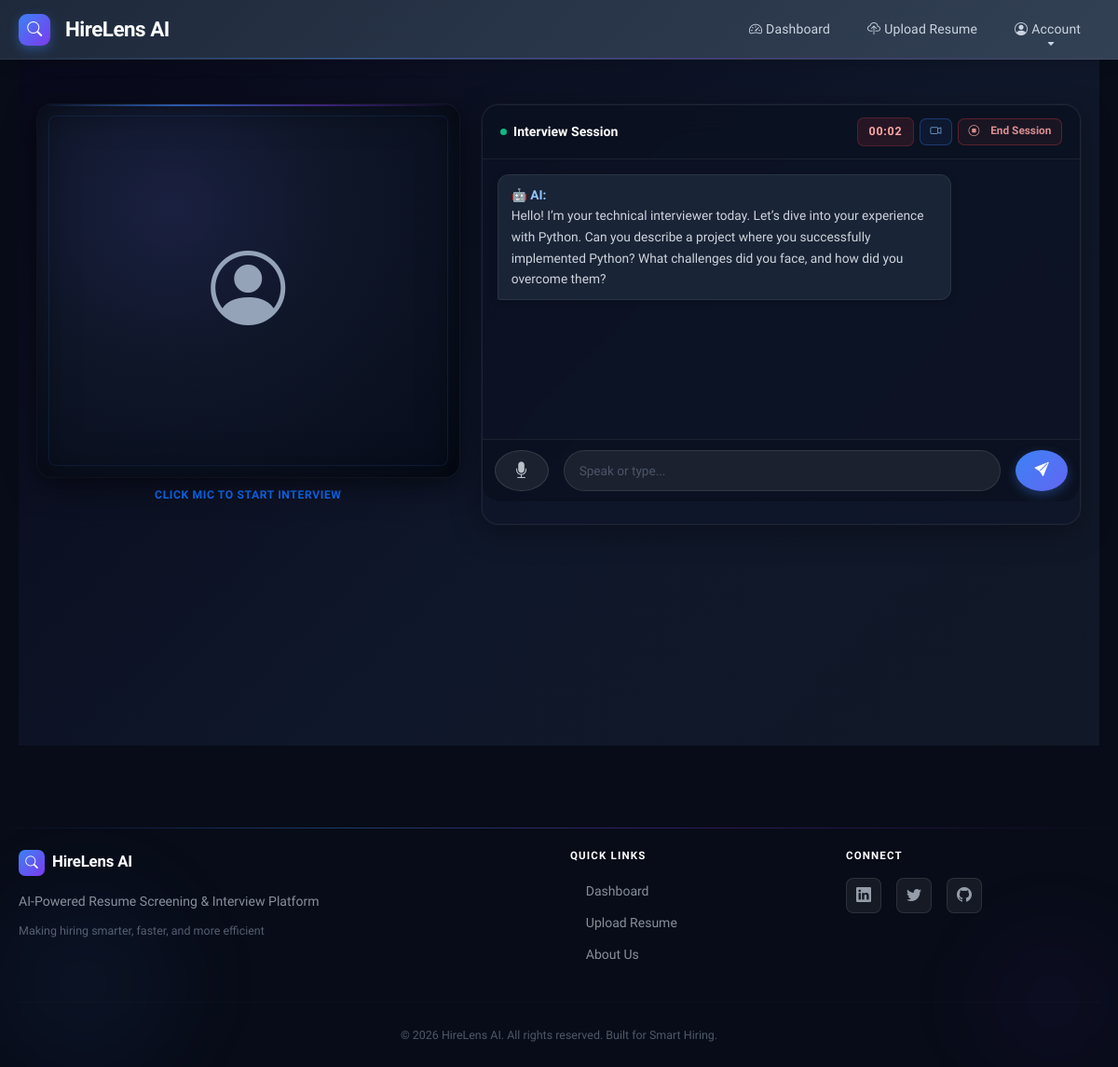
Screenshot of /interview/bot/1/ (signed in) with the database file from the repository.
### hirelens_app/models.py (models this page shows, shortened)
class ChatMessage(models.Model):
    session = models.ForeignKey(InterviewSession, on_delete=models.CASCADE)
    sender = models.CharField(max_length=10) # 'ai' or 'candidate'
    message_text = models.TextField()
    timestamp = models.DateTimeField(auto_now_add=True)

### hirelens_app/views.py (the view)
# urls.py: path('interview/bot/<int:session_id>/', views.interview_bot, name='interview_bot'),
@login_required
def interview_bot(request, session_id):
    session = get_object_or_404(InterviewSession, id=session_id)
    return render(request, "hirelens_app/interview_bot.html", {"session": session})

### hirelens_app/templates/hirelens_app/interview_bot.html (shortened to what this page needs)
{% extends "hirelens_app/base.html" %}
{% block content %}
<div class="interview-page">
<div class="container mt-4">
    <div class="row">
        <div class="col-md-5 position-relative">
            <div id="avatar-container">
            </div>
            <div id="status-text" class="text-center mt-2 fw-bold text-primary">Initializing 3D Environment...</div>
        </div>
        <div class="col-md-7">
            <div class="chat-panel">
                <div class="chat-panel-header">
                    <div class="session-title">
                        <span class="session-title-dot"></span>
                        Interview Session
                    </div>
                    <div class="chat-controls">
                        <div class="timer-box" id="timerDisplay">00:00</div>
                        <button class="btn btn-outline-primary btn-sm" id="cameraToggleBtn" title="Toggle webcam preview">
                            <i class="bi bi-camera-video"></i>
                        </button>
                        <button class="btn btn-outline-danger btn-sm" id="endSessionBtn" onclick="showEndSessionModal()">
                            <i class="bi bi-stop-circle me-1"></i> End Session
                        </button>
                    </div>
                </div>
                <div class="chat-container d-flex flex-column" id="chat-box">
                    {% for msg in session.chatmessage_set.all %}
                        <div class="message {% if msg.sender == 'ai' %}ai{% else %}candidate{% endif %}">
                            <strong>{% if msg.sender == 'ai' %}🤖 AI{% else %}👤 You{% endif %}:</strong><br>{{ msg.message_text }}
                        </div>
                    {% endfor %}
                </div>
                <div class="card mt-3 border-0 shadow-sm" id="input-area">
                    <div class="card-body p-3">
                        <div class="d-flex align-items-center gap-3">
                            <button id="mic-btn" class="btn mic-btn"><i class="bi bi-mic-fill"></i></button>
                            <input type="text" id="user-input" class="form-control border-0 bg-light rounded-pill px-4" placeholder="Speak or type..." style="height: 50px;">
                            <button id="send-btn" class="btn btn-primary rounded-circle" style="width: 50px; height: 50px;"><i class="bi bi-send-fill"></i></button>
                        </div>
                    </div>
                </div>
            </div>
        </div>
    </div>
</div>
</div>
{% endblock %}

### hirelens_app/static/hirelens_app/css/style.css (style rules this page uses)
:root { --primary: #2563eb; --primary-dark: #1e40af; --primary-light: #3b82f6; --secondary: #64748b; --success: #10b981; --danger: #ef4444; --warning: #f59e0b; --info: #06b6d4; --gradient-primary: linear-gradient(135deg, #667eea 0%, #764ba2 100%); --gradient-success: linear-gradient(135deg, #10b981 0%, #059669 100%); --gradient-danger: linear-gradient(135deg, #ef4444 0%, #dc2626 100%); --bg-body: #f8fafc; --bg-card: #ffffff; --bg-hover: #f1f5f9; --text-main: #1f2937; --text-muted: #6b7280; --text-light: #9ca3af; --radius: 12px; --radius-sm: 8px; --radius-lg: 16px; --shadow-xs: 0 1px 2px 0 rgba(0, 0, 0, 0.05); --shadow-sm: 0 2px 4px 0 rgba(0, 0, 0, 0.06); --shadow-md: 0 4px 6px -1px rgba(0, 0, 0, 0.1), 0 2px 4px -1px rgba(0, 0, 0, 0.06); --shadow-lg: 0 10px 15px -3px rgba(0, 0, 0, 0.1), 0 4px 6px -2px rgba(0, 0, 0, 0.05); --shadow-xl: 0 20px 25px -5px rgba(0, 0, 0, 0.1), 0 10px 10px -5px rgba(0, 0, 0, 0.04); --transition-fast: 0.15s ease; --transition-base: 0.2s ease; --transition-slow: 0.3s ease; }
html { scroll-behavior: smooth; }
* { box-sizing: border-box; }
body { font-family: 'Inter', -apple-system, BlinkMacSystemFont, 'Segoe UI', sans-serif; background-color: var(--bg-body); color: var(--text-main); margin: 0; line-height: 1.6; display: flex; flex-direction: column; min-height: 100vh; -webkit-font-smoothing: antialiased; -moz-osx-font-smoothing: grayscale; }
.container { max-width: 1200px; margin: 0 auto; padding: 0 20px; }
.card { background: var(--bg-card); border: 1px solid rgba(226, 232, 240, 0.8); border-radius: var(--radius); box-shadow: var(--shadow-sm); transition: all var(--transition-slow); margin-bottom: 1.5rem; overflow: hidden; position: relative; }
.card::before { content: ''; position: absolute; top: 0; left: 0; right: 0; height: 3px; background: var(--gradient-primary); transform: scaleX(0); transition: transform var(--transition-base); }
.card-body { padding: 1.5rem; }
input[type="text"], input[type="email"], input[type="password"], input[type="number"], input[type="tel"], textarea, select { width: 100%; padding: 0.875rem 1rem; border: 2px solid #e2e8f0; border-radius: var(--radius-sm); font-size: 1rem; transition: all var(--transition-base); background-color: #fff; font-family: inherit; }
input::placeholder, textarea::placeholder { color: var(--text-light); opacity: 0.7; }
.btn { display: inline-flex; align-items: center; justify-content: center; gap: 0.5rem; font-weight: 600; text-align: center; padding: 0.875rem 1.75rem; border-radius: var(--radius-sm); border: none; cursor: pointer; transition: all var(--transition-base); text-decoration: none; position: relative; overflow: hidden; font-size: 0.95rem; }
.btn::before { content: ''; position: absolute; top: 50%; left: 50%; width: 0; height: 0; border-radius: 50%; background: rgba(255, 255, 255, 0.3); transform: translate(-50%, -50%); transition: width 0.6s, height 0.6s; }
.btn-primary { background: var(--gradient-primary); color: white; box-shadow: 0 4px 12px rgba(37, 99, 235, 0.3); }
.btn-sm { padding: 0.5rem 1rem; font-size: 0.875rem; }

### hirelens_app/templates/hirelens_app/base.html (style rules this page uses)
:root { --primary: #3b82f6; --primary-dark: #1d4ed8; --success: #10b981; --warning: #f59e0b; --night: #080c18; --navy: #0f172a; --navy-mid: #1e293b; --navy-soft: #2d3f5c; --surface: #ffffff; --page-bg: #f0f2f8; --border: #e2e8f0; --text-dark: #0f172a; --text-mid: #334155; --text-soft: #64748b; --text-faint: #94a3b8; --gold: #f0a830; --gold-light: #fbbf24; --violet: #7c3aed; --teal: #06b6d4; --radius-sm: 8px; --radius-md: 12px; --radius-lg: 18px; --radius-xl: 24px; --ease: cubic-bezier(0.4, 0, 0.2, 1); --nav-height: 64px; }
*, *::before, *::after { box-sizing: border-box; }
html { scroll-behavior: smooth; }
body { font-family: 'Sora', sans-serif; background: var(--page-bg); color: var(--text-dark); min-height: 100vh; display: flex; flex-direction: column; }

### rows the page displays
ChatMessage: sender "🤖 AI", message_text "Hello! I’m your technical interviewer today. Let’s dive into your experience with Python. Can you describe a project where you successfully implemented Python? What challenges did you face, and how did you overcome them?"
